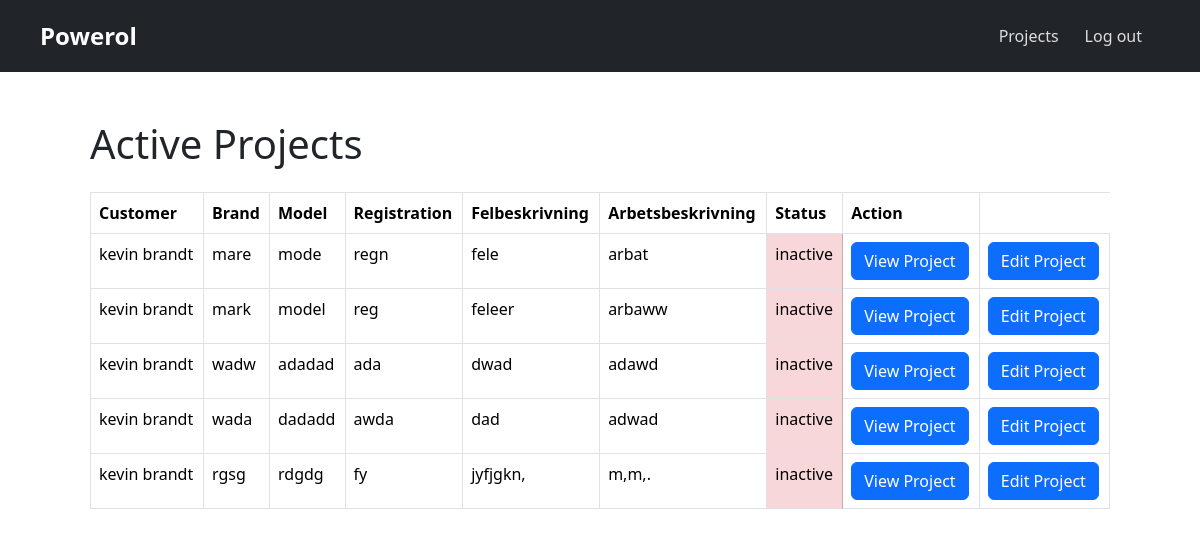
Before: /active_projects.php (signed in) with the older database file.
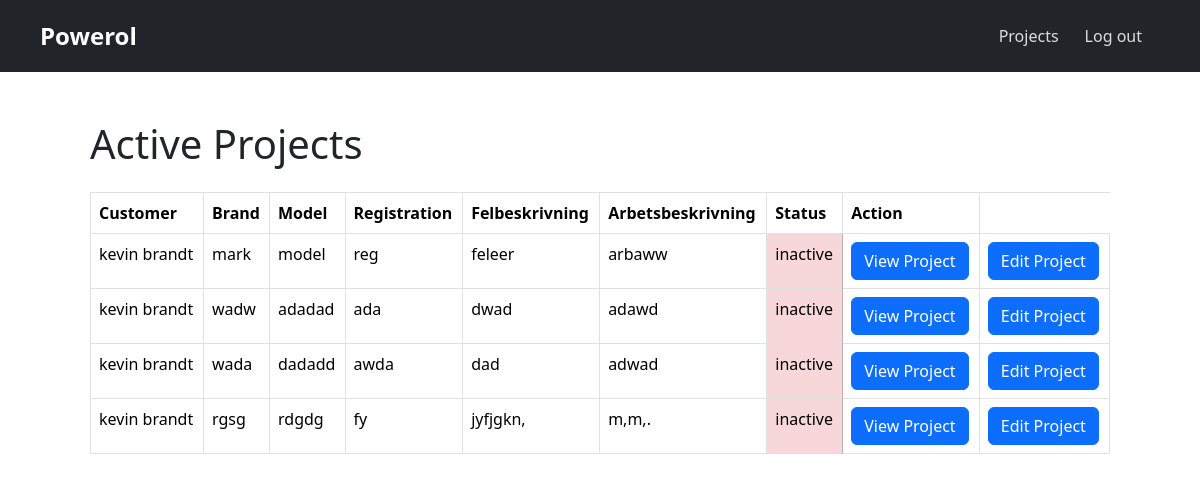
After: the same page with the newer database file.
### tables this page shows
CREATE TABLE `table_projekt` (
  `id_projekt` int(11) NOT NULL,
  `pt_felbeskrivning` varchar(520) NOT NULL,
  `pt_arbetsbeskrivning` varchar(520) NOT NULL,
  `pt_status_fk` int(11) NOT NULL,
  `customer_fk` int(11) DEFAULT NULL,
  `created_by_user_fk` int(11) NOT NULL,
  `car_brand` varchar(255) NOT NULL,
  `car_model` varchar(255) NOT NULL,
  `car_reg` varchar(255) NOT NULL
);

CREATE TABLE `table_status` (
  `id_status` int(11) NOT NULL,
  `status_name` varchar(50) NOT NULL
);

### active_projects.php (the view, shortened to what this page needs)
<?php
include_once 'includes/header.php';
?>
<!DOCTYPE html>
<html lang="en">
<head>
</head>
<body>
<div class="container mt-4">
    <div class="container mt-4">
<div class="container mt-4">
    <div class="container mt-4">
<?php
echo "<div class='container mt-5'>";
echo "<h1 class='mb-4'>Active Projects</h1>";
$stmt = $pdo->query("
    SELECT
        p.id_projekt,
        CONCAT(c.cust_fname, ' ', c.cust_lname) AS customer_name,
        p.pt_felbeskrivning,
        p.pt_arbetsbeskrivning,
        p.car_brand,
        p.car_model,
        p.car_reg,
        s.status_name,
        p.pt_status_fk
    FROM table_projekt p
    JOIN table_customer c ON p.customer_fk = c.id_cust
    JOIN table_status s ON p.pt_status_fk = s.id_status
    WHERE p.pt_status_fk = 1 OR p.pt_status_fk = 2
    ORDER BY p.pt_status_fk ASC
");
if ($stmt->rowCount() > 0) {
    echo "<table class='table table-bordered table-hover'>
            <thead class='thead-dark'>
                <tr>
                    <th>Customer</th>
                    <th>Brand</th>
                    <th>Model</th>
                    <th>Registration</th>
                    <th>Felbeskrivning</th>
                    <th>Arbetsbeskrivning</th>
                    <th>Status</th>
                    <th>Action</th>
                </tr>
            </thead>
            <tbody>";
    foreach ($stmt as $row) {
        $status_color_class = ($row['pt_status_fk'] == 1) ? 'table-success' : 'table-danger';
        $felbeskrivning = strlen($row['pt_felbeskrivning']) > 100
            ? substr($row['pt_felbeskrivning'], 0, 100) . '...'
            : $row['pt_felbeskrivning'];
        $arbetsbeskrivning = strlen($row['pt_arbetsbeskrivning']) > 100
            ? substr($row['pt_arbetsbeskrivning'], 0, 100) . '...'
            : $row['pt_arbetsbeskrivning'];
        echo "<tr>
                <td>" . $row['customer_name'] . "</td>
                <td>" . $row['car_brand'] . "</td>
                <td>" . $row['car_model'] . "</td>
                <td>" . $row['car_reg'] . "</td>
                <td>" . $felbeskrivning . "</td>
                <td>" . $arbetsbeskrivning . "</td>
                <td class='$status_color_class'>" . $row['status_name'] . "</td>
                <td>
                    <a href='single-project.php?id=" . $row['id_projekt'] . "' class='btn btn-primary'>View Project</a>
                </td>
                <td>
                    <a href='edit-single-project.php?id=" . $row['id_projekt'] . "' class='btn btn-primary'>Edit Project</a>
                </td>
              </tr>";
    }
    echo "</tbody></table>";
} else {
    echo "<div class='alert alert-info' role='alert'>No active projects found.</div>";
}
echo "</div>";
?>
</body>
</html>

### includes/header.php (shortened to what this page needs)
 <?php
$menuLinks = array(
  array(
    "title" => "Projects",
    "url" => "project.php"
  )
);
?>
<!DOCTYPE html>
<html>
<head>
<link href="https://cdn.jsdelivr.net/npm/bootstrap@5.3.3/dist/css/bootstrap.min.css" rel="stylesheet">
<link rel="stylesheet" href="assets/css/style.css">
</head>
<body>
<header class="container-fluid bg-dark">
    <nav class="navbar navbar-expand-lg navbar-dark bg-dark">
        <div class="container-fluid">
            <a class="navbar-brand" href="project.php">Powerol</a>
            <div class="collapse navbar-collapse justify-content-end" id="navbarNav">
                <ul class="navbar-nav">
                    <?php
                    if(isset($_SESSION['user_id'])){
                        foreach($menuLinks as $menuItem){
                            $activeClass = ($_SERVER['PHP_SELF'] === '/' . $menuItem['url']) ? 'active' : '';
                            echo "<li class='nav-item'>
                                <a class='nav-link $activeClass' href='{$menuItem['url']}'>{$menuItem['title']}</a>
                            </li>";
                        }
                    }
                    if(isset($_SESSION['user_id'])){
                        echo "<li class='nav-item'>
                            <a class='nav-link' href='?logout=1'>Log out</a>
                        </li>";
                    }
                    ?>
                </ul>
            </div>
        </div>
    </nav>
</header>
</body>
</html>

Changed rows visible on the page:
no longer on this page (row edited): table_projekt: customer_name "kevin brandt", car_brand "mare", car_model "mode", car_reg "regn", pt_felbeskrivning "fele", pt_arbetsbeskrivning "arbat", pt_status_fk.status_name "inactive"
